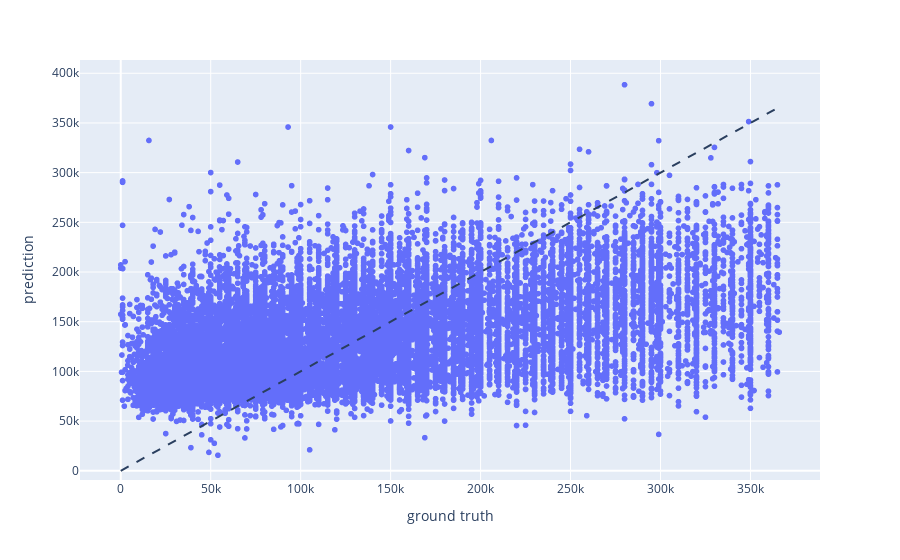

Notebook code for this chart:
### Markdown cell above
## Linear regression

### Code cell
model = LinearRegression().fit(X_train,y_train)
r_sq = model.score(X_train, y_train)
print(f"coefficient of determination: {r_sq}")
#print(f"intercept: {model.intercept_}")
#print(f"coefficients: {model.coef_}")
y_pred = model.predict(X_test)
MSE = round(mean_squared_error(y_true=y_test, y_pred=y_pred, squared=False), 2)
print(f"MSE : {MSE}")
results_df['linear_regression'] = (MSE, r_sq)
fig = px.scatter(x=y_test, y=y_pred, labels={'x': 'ground truth', 'y': 'prediction'})
fig.add_shape(
    type="line", line=dict(dash='dash'),
    x0=y_test.min(), y0=y_test.min(),
    x1=y_test.max(), y1=y_test.max()
)
fig.show()

### Figure 1 — Plotly figure (JSON) as saved in the notebook; plotly's stock layout.template omitted (floating-point values rounded to 4 significant figures; data arrays with more than 128 entries replaced by an {"elided": "..."} marker saying what was removed)
{"data": [{"hovertemplate": "ground truth=%{x}<br>prediction=%{y}<extra></extra>", "legendgroup": "", "marker": {"color": "#636efa", "symbol": "circle"}, "mode": "markers", "name": "", "showlegend": false, "type": "scattergl", "x": {"elided": "28560 int values"}, "xaxis": "x", "y": {"elided": "28560 float values"}, "yaxis": "y"}], "layout": {"legend": {"tracegroupgap": 0}, "margin": {"t": 60}, "shapes": [{"line": {"dash": "dash"}, "type": "line", "x0": 1, "x1": 366000, "y0": 1, "y1": 366000}], "xaxis": {"anchor": "y", "domain": [0, 1], "title": {"text": "ground truth"}}, "yaxis": {"anchor": "x", "domain": [0, 1], "title": {"text": "prediction"}}}}
